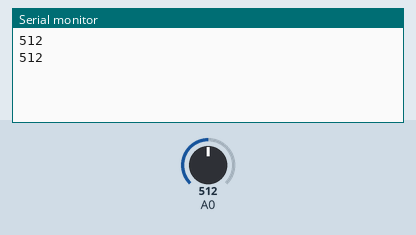
The sketch below on a simulated Arduino Uno, built with avr-gcc and run on an emulated ATmega328P. On the bench: the last lines printed to the serial monitor. The test bench sets the inputs (shaded band); at power-on: A0 = 512.

Above: at 2.8 s.
2.9 s: A0 set to 716
At 5.2 s:
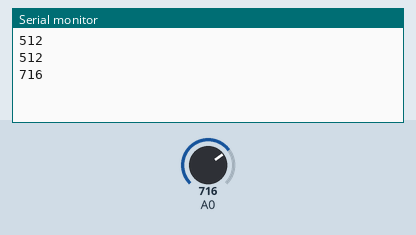
5.6 s: A0 set to 900
At 6.7 s:
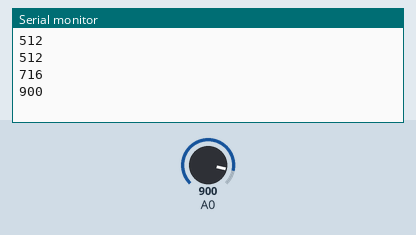
Timing chart, 0 to 8.6 s (numbered marks = the images above; inputs shaded):
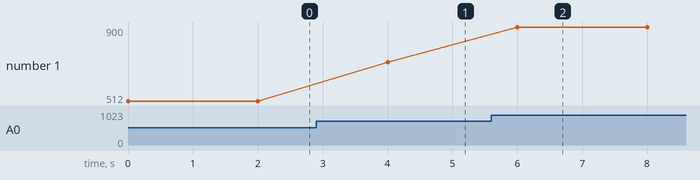

The sketch:

PipiPet.ino
```cpp
#include "Arduino.h"
//The setup function is called once at startup of the sketch
void setup()
{
  //Setando a leitura da porta analogica A0
  //Jah liguei o fio do sensor na porta A0 e o GND e o VCC
  pinMode(A0, INPUT);

  //Setando para usar a porta serial no rate 9600 para ler println
  Serial.begin(9600);
}

// The loop function is called in an endless loop
void loop()
{
  //imprimindo medida do sensor de umidade
  Serial.println(analogRead(A0));
  delay(2000);
}
```

.ino.cpp
```cpp
#ifdef __IN_ECLIPSE__
//This is a automatic generated file
//Please do not modify this file
//If you touch this file your change will be overwritten during the next build
//This file has been generated on 2016-09-03 22:30:06

#include "Arduino.h"
#include "Arduino.h"
void setup() ;
void loop() ;

#include "PipiPet.ino"


#endif
```

main.c
```cpp
/*
 * main.c
 *
 *  Created on: 3 de set de 2016
 *      Author: amanda
 */

#include <Arduino.h>
```

Measured:
- after the input at 2.9 s, the serial monitor: prints a new line after 1.1 s (image 1)
- after the input at 5.6 s, the serial monitor: prints a new line after 0.40 s (image 2)
- plotted number 1: 512 → 716 after the input at 2.9 s, 716 → 900 after the input at 5.6 s
